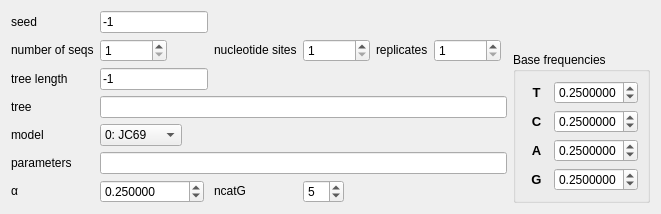
                  <widget class="QWidget" name="tab">
                   <attribute name="title">
                    <string>Nucleotide</string>
                   </attribute>
                   <layout class="QGridLayout" name="gridLayout_36">
                    <item row="0" column="0">
                     <layout class="QGridLayout" name="gridLayout_34">
                      <item row="0" column="0">
                       <widget class="QLabel" name="label_83">
                        <property name="sizePolicy">
                         <sizepolicy hsizetype="Fixed" vsizetype="Fixed">
                          <horstretch>0</horstretch>
                          <verstretch>0</verstretch>
                         </sizepolicy>
                        </property>
                        <property name="text">
                         <string>seed</string>
                        </property>
                       </widget>
                      </item>
                      <item row="0" column="1">
                       <widget class="QLineEdit" name="lineEdit_18">
                        <property name="sizePolicy">
                         <sizepolicy hsizetype="Fixed" vsizetype="Fixed">
                          <horstretch>0</horstretch>
                          <verstretch>0</verstretch>
                         </sizepolicy>
                        </property>
                        <property name="text">
                         <string>-1</string>
                        </property>
                        <property name="dragEnabled">
                         <bool>true</bool>
                        </property>
                       </widget>
                      </item>
                      <item row="0" column="2" colspan="5">
                       <spacer name="horizontalSpacer_41">
                        <property name="orientation">
                         <enum>Qt::Horizontal</enum>
                        </property>
                        <property name="sizeHint" stdset="0">
                         <size>
                          <width>0</width>
                          <height>20</height>
                         </size>
                        </property>
                       </spacer>
                      </item>
                      <item row="1" column="0">
                       <widget class="QLabel" name="label_89">
                        <property name="sizePolicy">
                         <sizepolicy hsizetype="Fixed" vsizetype="Fixed">
                          <horstretch>0</horstretch>
                          <verstretch>0</verstretch>
                         </sizepolicy>
                        </property>
                        <property name="text">
                         <string>number of seqs</string>
                        </property>
                       </widget>
                      </item>
                      <item row="1" column="1">
                       <widget class="QSpinBox" name="spinBox_14">
                        <property name="sizePolicy">
                         <sizepolicy hsizetype="Fixed" vsizetype="Fixed">
                          <horstretch>0</horstretch>
                          <verstretch>0</verstretch>
                         </sizepolicy>
                        </property>
                        <property name="minimum">
                         <number>1</number>
                        </property>
                        <property name="maximum">
                         <number>99999999</number>
                        </property>
                        <property name="value">
                         <number>1</number>
                        </property>
                       </widget>
                      </item>
                      <item row="1" column="2">
                       <widget class="QLabel" name="label_85">
                        <property name="sizePolicy">
                         <sizepolicy hsizetype="Fixed" vsizetype="Fixed">
                          <horstretch>0</horstretch>
                          <verstretch>0</verstretch>
                         </sizepolicy>
                        </property>
                        <property name="text">
                         <string>nucleotide sites</string>
                        </property>
                       </widget>
                      </item>
                      <item row="1" column="3">
                       <widget class="QSpinBox" name="spinBox_13">
                        <property name="sizePolicy">
                         <sizepolicy hsizetype="Fixed" vsizetype="Fixed">
                          <horstretch>0</horstretch>
                          <verstretch>0</verstretch>
                         </sizepolicy>
                        </property>
                        <property name="minimum">
                         <number>1</number>
                        </property>
                        <property name="maximum">
                         <number>99999999</number>
                        </property>
                        <property name="value">
                         <number>1</number>
                        </property>
                       </widget>
                      </item>
                      <item row="1" column="4">
                       <widget class="QLabel" name="label_90">
                        <property name="sizePolicy">
                         <sizepolicy hsizetype="Fixed" vsizetype="Fixed">
                          <horstretch>0</horstretch>
                          <verstretch>0</verstretch>
                         </sizepolicy>
                        </property>
                        <property name="text">
                         <string>replicates</string>
                        </property>
                       </widget>
                      </item>
                      <item row="1" column="5">
                       <widget class="QSpinBox" name="spinBox_15">
                        <property name="sizePolicy">
                         <sizepolicy hsizetype="Fixed" vsizetype="Fixed">
                          <horstretch>0</horstretch>
                          <verstretch>0</verstretch>
                         </sizepolicy>
                        </property>
                        <property name="minimum">
                         <number>1</number>
                        </property>
                        <property name="maximum">
                         <number>99999999</number>
                        </property>
                        <property name="value">
                         <number>1</number>
                        </property>
                       </widget>
                      </item>
                      <item row="1" column="6">
                       <spacer name="horizontalSpacer_44">
                        <property name="orientation">
                         <enum>Qt::Horizontal</enum>
                        </property>
                        <property name="sizeHint" stdset="0">
                         <size>
                          <width>0</width>
                          <height>20</height>
                         </size>
                        </property>
                       </spacer>
                      </item>
                      <item row="2" column="0">
                       <widget class="QLabel" name="label_126">
                        <property name="sizePolicy">
                         <sizepolicy hsizetype="Fixed" vsizetype="Fixed">
                          <horstretch>0</horstretch>
                          <verstretch>0</verstretch>
                         </sizepolicy>
                        </property>
                        <property name="text">
                         <string>tree length</string>
                        </property>
                       </widget>
                      </item>
                      <item row="2" column="1">
                       <widget class="QLineEdit" name="lineEdit_25">
                        <property name="sizePolicy">
                         <sizepolicy hsizetype="Fixed" vsizetype="Fixed">
                          <horstretch>0</horstretch>
                          <verstretch>0</verstretch>
                         </sizepolicy>
                        </property>
                        <property name="text">
                         <string>-1</string>
                        </property>
                        <property name="dragEnabled">
                         <bool>true</bool>
                        </property>
                       </widget>
                      </item>
                      <item row="2" column="2" colspan="5">
                       <spacer name="horizontalSpacer_45">
                        <property name="orientation">
                         <enum>Qt::Horizontal</enum>
                        </property>
                        <property name="sizeHint" stdset="0">
                         <size>
                          <width>0</width>
                          <height>20</height>
                         </size>
                        </property>
                       </spacer>
                      </item>
                      <item row="3" column="0">
                       <widget class="QLabel" name="label_88">
                        <property name="sizePolicy">
                         <sizepolicy hsizetype="Fixed" vsizetype="Fixed">
                          <horstretch>0</horstretch>
                          <verstretch>0</verstretch>
                         </sizepolicy>
                        </property>
                        <property name="text">
                         <string>tree</string>
                        </property>
                       </widget>
                      </item>
                      <item row="3" column="1" colspan="6">
                       <widget class="QLineEdit" name="lineEdit_20">
                        <property name="text">
                         <string/>
                        </property>
                        <property name="dragEnabled">
                         <bool>true</bool>
                        </property>
                       </widget>
                      </item>
                      <item row="4" column="0">
                       <widget class="QLabel" name="label_81">
                        <property name="sizePolicy">
                         <sizepolicy hsizetype="Fixed" vsizetype="Fixed">
                          <horstretch>0</horstretch>
                          <verstretch>0</verstretch>
                         </sizepolicy>
                        </property>
                        <property name="text">
                         <string>model</string>
                        </property>
                       </widget>
                      </item>
                      <item row="4" column="1">
                       <widget class="QComboBox" name="comboBox_7">
                        <property name="sizePolicy">
                         <sizepolicy hsizetype="Fixed" vsizetype="Fixed">
                          <horstretch>0</horstretch>
                          <verstretch>0</verstretch>
                         </sizepolicy>
                        </property>
                        <item>
                         <property name="text">
                          <string>0: JC69</string>
                         </property>
                        </item>
                        <item>
                         <property name="text">
                          <string>1: K80</string>
                         </property>
                        </item>
                        <item>
                         <property name="text">
                          <string>2: F81</string>
                         </property>
                        </item>
                        <item>
                         <property name="text">
                          <string>3: F84</string>
                         </property>
                        </item>
                        <item>
                         <property name="text">
                          <string>4: HKY85</string>
                         </property>
                        </item>
                        <item>
                         <property name="text">
                          <string>5: T92</string>
                         </property>
                        </item>
                        <item>
                         <property name="text">
                          <string>6: TN93</string>
                         </property>
                        </item>
                        <item>
                         <property name="text">
                          <string>7: REV</string>
                         </property>
                        </item>
                       </widget>
                      </item>
                      <item row="4" column="2" colspan="5">
                       <spacer name="horizontalSpacer_7">
                        <property name="orientation">
                         <enum>Qt::Horizontal</enum>
                        </property>
                        <property name="sizeHint" stdset="0">
                         <size>
                          <width>0</width>
                          <height>20</height>
                         </size>
                        </property>
                       </spacer>
                      </item>
                      <item row="5" column="0">
                       <widget class="QLabel" name="label_84">
                        <property name="sizePolicy">
                         <sizepolicy hsizetype="Fixed" vsizetype="Fixed">
                          <horstretch>0</horstretch>
                          <verstretch>0</verstretch>
                         </sizepolicy>
                        </property>
                        <property name="text">
                         <string>parameters</string>
                        </property>
                       </widget>
                      </item>
                      <item row="5" column="1" colspan="6">
                       <widget class="QLineEdit" name="lineEdit_19">
                        <property name="text">
                         <string/>
                        </property>
                        <property name="dragEnabled">
                         <bool>true</bool>
                        </property>
                       </widget>
                      </item>
                      <item row="6" column="0">
                       <widget class="QLabel" name="label_86">
                        <property name="sizePolicy">
                         <sizepolicy hsizetype="Fixed" vsizetype="Fixed">
                          <horstretch>0</horstretch>
                          <verstretch>0</verstretch>
                         </sizepolicy>
                        </property>
                        <property name="text">
                         <string>α</string>
                        </property>
                       </widget>
                      </item>
                      <item row="6" column="1">
                       <widget class="QDoubleSpinBox" name="doubleSpinBox_35">
                        <property name="sizePolicy">
                         <sizepolicy hsizetype="Fixed" vsizetype="Fixed">
                          <horstretch>0</horstretch>
                          <verstretch>0</verstretch>
                         </sizepolicy>
                        </property>
                        <property name="decimals">
                         <number>6</number>
                        </property>
                        <property name="maximum">
                         <double>99999.999999000006937</double>
                        </property>
                        <property name="singleStep">
                         <double>0.100000000000000</double>
                        </property>
                        <property name="value">
                         <double>0.250000000000000</double>
                        </property>
                       </widget>
                      </item>
                      <item row="6" column="2">
                       <widget class="QLabel" name="label_87">
                        <property name="sizePolicy">
                         <sizepolicy hsizetype="Fixed" vsizetype="Fixed">
                          <horstretch>0</horstretch>
                          <verstretch>0</verstretch>
                         </sizepolicy>
                        </property>
                        <property name="text">
                         <string>ncatG</string>
                        </property>
                       </widget>
                      </item>
                      <item row="6" column="3">
                       <widget class="QSpinBox" name="spinBox_12">
                        <property name="sizePolicy">
                         <sizepolicy hsizetype="Fixed" vsizetype="Fixed">
                          <horstretch>0</horstretch>
                          <verstretch>0</verstretch>
                         </sizepolicy>
                        </property>
                        <property name="value">
                         <number>5</number>
                        </property>
                       </widget>
                      </item>
                      <item row="6" column="4" colspan="3">
                       <spacer name="horizontalSpacer_46">
                        <property name="orientation">
                         <enum>Qt::Horizontal</enum>
                        </property>
                        <property name="sizeHint" stdset="0">
                         <size>
                          <width>0</width>
                          <height>20</height>
                         </size>
                        </property>
                       </spacer>
                      </item>
                     </layout>
                    </item>
                    <item row="0" column="1">
                     <layout class="QVBoxLayout" name="verticalLayout_4">
                      <item>
                       <spacer name="verticalSpacer_6">
                        <property name="orientation">
                         <enum>Qt::Vertical</enum>
                        </property>
                        <property name="sizeHint" stdset="0">
                         <size>
                          <width>20</width>
                          <height>0</height>
                         </size>
                        </property>
                       </spacer>
                      </item>
                      <item>
                       <widget class="QGroupBox" name="groupBox_30">
                        <property name="enabled">
                         <bool>true</bool>
                        </property>
                        <property name="sizePolicy">
                         <sizepolicy hsizetype="Fixed" vsizetype="Fixed">
                          <horstretch>0</horstretch>
                          <verstretch>0</verstretch>
                         </sizepolicy>
                        </property>
                        <property name="title">
                         <string>Base frequencies</string>
                        </property>
                        <layout class="QGridLayout" name="gridLayout_43">
                         <item row="0" column="0">
                          <widget class="QLabel" name="label_104">
                           <property name="text">
                            <string>&lt;!DOCTYPE HTML PUBLIC &quot;-//W3C//DTD HTML 4.0//EN&quot; &quot;http://www.w3.org/TR/REC-html40/strict.dtd&quot;&gt;
&lt;html&gt;&lt;head&gt;&lt;meta name=&quot;qrichtext&quot; content=&quot;1&quot; /&gt;&lt;style type=&quot;text/css&quot;&gt;
p, li { white-space: pre-wrap; }
&lt;/style&gt;&lt;/head&gt;&lt;body style=&quot; font-weight:400; font-style:normal;&quot;&gt;
&lt;p align=&quot;center&quot; style=&quot; margin-top:0px; margin-bottom:0px; margin-left:0px; margin-right:0px; -qt-block-indent:0; text-indent:0px;&quot;&gt;&lt;span style=&quot; font-size:10pt; font-weight:600;&quot;&gt;  T  &lt;/span&gt;&lt;/p&gt;&lt;/body&gt;&lt;/html&gt;</string>
                           </property>
                           <property name="textFormat">
                            <enum>Qt::RichText</enum>
                           </property>
                          </widget>
                         </item>
                         <item row="0" column="1">
                          <widget class="QDoubleSpinBox" name="doubleSpinBox_47">
                           <property name="decimals">
                            <number>7</number>
                           </property>
                           <property name="maximum">
                            <double>1.000000000000000</double>
                           </property>
                           <property name="singleStep">
                            <double>0.010000000000000</double>
                           </property>
                           <property name="value">
                            <double>0.250000000000000</double>
                           </property>
                          </widget>
                         </item>
                         <item row="1" column="0">
                          <widget class="QLabel" name="label_105">
                           <property name="text">
                            <string>&lt;!DOCTYPE HTML PUBLIC &quot;-//W3C//DTD HTML 4.0//EN&quot; &quot;http://www.w3.org/TR/REC-html40/strict.dtd&quot;&gt;
&lt;html&gt;&lt;head&gt;&lt;meta name=&quot;qrichtext&quot; content=&quot;1&quot; /&gt;&lt;style type=&quot;text/css&quot;&gt;
p, li { white-space: pre-wrap; }
&lt;/style&gt;&lt;/head&gt;&lt;body style=&quot; font-weight:400; font-style:normal;&quot;&gt;
&lt;p align=&quot;center&quot; style=&quot; margin-top:0px; margin-bottom:0px; margin-left:0px; margin-right:0px; -qt-block-indent:0; text-indent:0px;&quot;&gt;&lt;span style=&quot; font-size:10pt; font-weight:600;&quot;&gt;C&lt;/span&gt;&lt;/p&gt;&lt;/body&gt;&lt;/html&gt;</string>
                           </property>
                           <property name="textFormat">
                            <enum>Qt::RichText</enum>
                           </property>
                          </widget>
                         </item>
                         <item row="1" column="1">
                          <widget class="QDoubleSpinBox" name="doubleSpinBox_48">
                           <property name="decimals">
                            <number>7</number>
                           </property>
                           <property name="maximum">
                            <double>1.000000000000000</double>
                           </property>
                           <property name="singleStep">
                            <double>0.010000000000000</double>
                           </property>
                           <property name="value">
                            <double>0.250000000000000</double>
                           </property>
                          </widget>
                         </item>
                         <item row="2" column="0">
                          <widget class="QLabel" name="label_106">
                           <property name="text">
                            <string>&lt;!DOCTYPE HTML PUBLIC &quot;-//W3C//DTD HTML 4.0//EN&quot; &quot;http://www.w3.org/TR/REC-html40/strict.dtd&quot;&gt;
&lt;html&gt;&lt;head&gt;&lt;meta name=&quot;qrichtext&quot; content=&quot;1&quot; /&gt;&lt;style type=&quot;text/css&quot;&gt;
p, li { white-space: pre-wrap; }
&lt;/style&gt;&lt;/head&gt;&lt;body style=&quot; font-weight:400; font-style:normal;&quot;&gt;
&lt;p align=&quot;center&quot; style=&quot; margin-top:0px; margin-bottom:0px; margin-left:0px; margin-right:0px; -qt-block-indent:0; text-indent:0px;&quot;&gt;&lt;span style=&quot; font-size:10pt; font-weight:600;&quot;&gt;A&lt;/span&gt;&lt;/p&gt;&lt;/body&gt;&lt;/html&gt;</string>
                           </property>
                           <property name="textFormat">
                            <enum>Qt::RichText</enum>
                           </property>
                          </widget>
                         </item>
                         <item row="2" column="1">
                          <widget class="QDoubleSpinBox" name="doubleSpinBox_49">
                           <property name="decimals">
                            <number>7</number>
                           </property>
                           <property name="maximum">
                            <double>1.000000000000000</double>
                           </property>
                           <property name="singleStep">
                            <double>0.010000000000000</double>
                           </property>
                           <property name="value">
                            <double>0.250000000000000</double>
                           </property>
                          </widget>
                         </item>
                         <item row="3" column="0">
                          <widget class="QLabel" name="label_107">
                           <property name="text">
                            <string>&lt;!DOCTYPE HTML PUBLIC &quot;-//W3C//DTD HTML 4.0//EN&quot; &quot;http://www.w3.org/TR/REC-html40/strict.dtd&quot;&gt;
&lt;html&gt;&lt;head&gt;&lt;meta name=&quot;qrichtext&quot; content=&quot;1&quot; /&gt;&lt;style type=&quot;text/css&quot;&gt;
p, li { white-space: pre-wrap; }
&lt;/style&gt;&lt;/head&gt;&lt;body style=&quot; font-weight:400; font-style:normal;&quot;&gt;
&lt;p align=&quot;center&quot; style=&quot; margin-top:0px; margin-bottom:0px; margin-left:0px; margin-right:0px; -qt-block-indent:0; text-indent:0px;&quot;&gt;&lt;span style=&quot; font-size:10pt; font-weight:600;&quot;&gt;G&lt;/span&gt;&lt;/p&gt;&lt;/body&gt;&lt;/html&gt;</string>
                           </property>
                           <property name="textFormat">
                            <enum>Qt::RichText</enum>
                           </property>
                          </widget>
                         </item>
                         <item row="3" column="1">
                          <widget class="QDoubleSpinBox" name="doubleSpinBox_50">
                           <property name="decimals">
                            <number>7</number>
                           </property>
                           <property name="maximum">
                            <double>1.000000000000000</double>
                           </property>
                           <property name="singleStep">
                            <double>0.010000000000000</double>
                           </property>
                           <property name="value">
                            <double>0.250000000000000</double>
                           </property>
                          </widget>
                         </item>
                        </layout>
                       </widget>
                      </item>
                     </layout>
                    </item>
                   </layout>
                  </widget>
